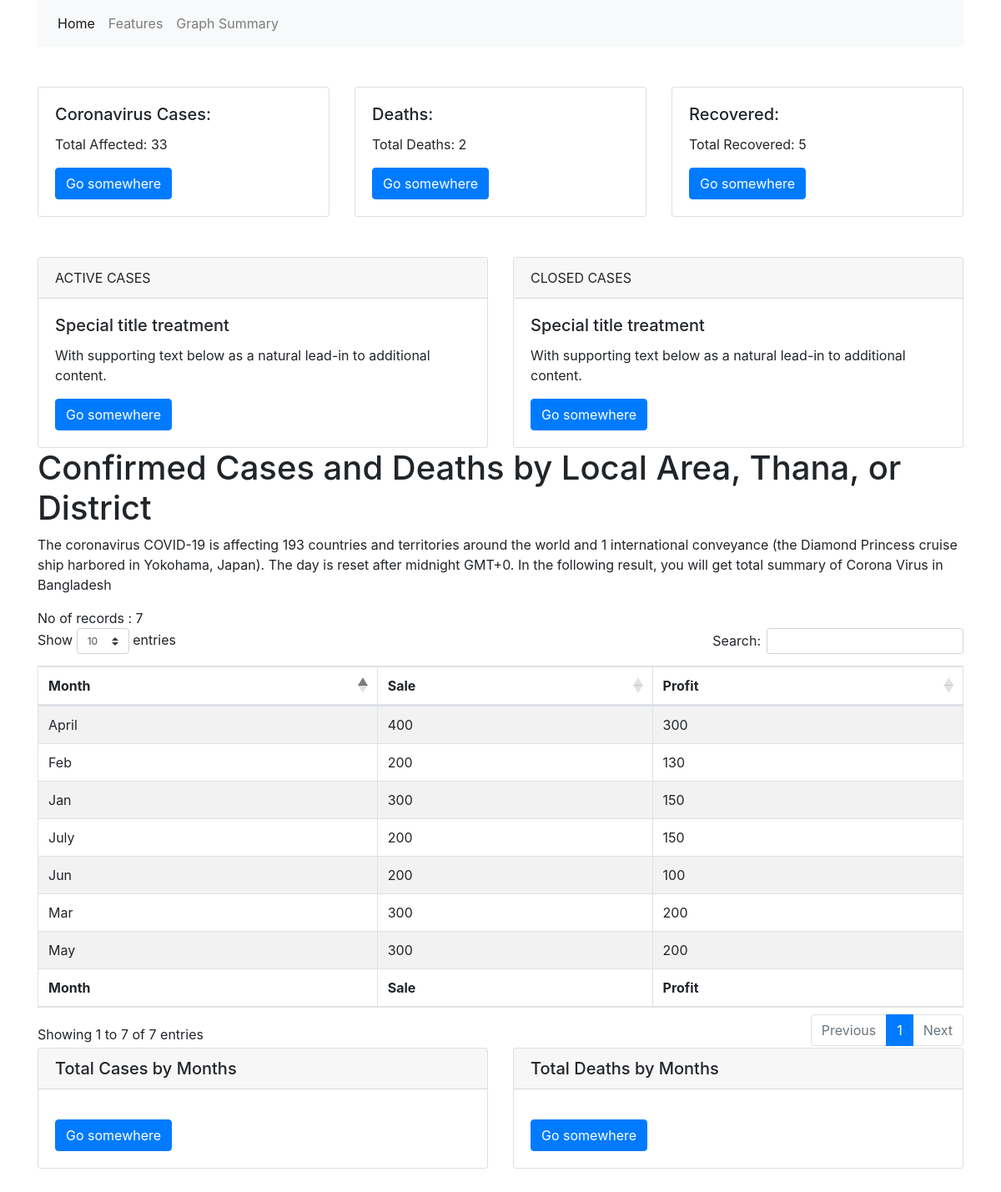
Page /piechart.php on the committed database.
### tables this page shows
CREATE TABLE `chart_data_column` (
  `month` varchar(10) NOT NULL,
  `sale` int(3) NOT NULL,
  `profit` int(3) NOT NULL
);

### piechart.php (the view, shortened to what this page needs)
<html>
<head>
<link rel="stylesheet" type="text/css" href="https://cdnjs.cloudflare.com/ajax/libs/twitter-bootstrap/4.1.3/css/bootstrap.css">
<link rel="stylesheet" type="text/css" href="https://cdn.datatables.net/1.10.20/css/dataTables.bootstrap4.min.css">
</head>
<body >
  <div class="container">
  <nav class="navbar navbar-expand-lg navbar-light bg-light">
  <button class="navbar-toggler" type="button" data-toggle="collapse" data-target="#navbarNavAltMarkup" aria-controls="navbarNavAltMarkup" aria-expanded="false" aria-label="Toggle navigation">
  </button>
  <div class="collapse navbar-collapse" id="navbarNavAltMarkup">
    <div class="navbar-nav">
      <a class="nav-item nav-link active" href="#">Home <span class="sr-only">(current)</span></a>
      <a class="nav-item nav-link" href="#">Features</a>
      <a class="nav-item nav-link" href="#">Graph Summary</a>
    </div>
  </div>
</nav>
<br>
<br>
<div class="row">
  <div class="col-sm-4">
    <div class="card">
      <div class="card-body">
        <h5 class="card-title">Coronavirus Cases:</h5>
        <p class="card-text">Total Affected: 33</p>
        <a href="#" class="btn btn-primary">Go somewhere</a>
      </div>
    </div>
  </div>
  <div class="col-sm-4">
    <div class="card">
      <div class="card-body">
        <h5 class="card-title">Deaths:</h5>
        <p class="card-text">Total Deaths: 2</p>
        <a href="#" class="btn btn-primary">Go somewhere</a>
      </div>
    </div>
  </div>
   <div class="col-sm-4">
    <div class="card">
      <div class="card-body">
        <h5 class="card-title">Recovered:</h5>
        <p class="card-text">Total Recovered: 5</p>
        <a href="#" class="btn btn-primary">Go somewhere</a>
      </div>
    </div>
  </div>
</div>
<br>
<br>
<div class="row">
 <div class="col-sm-6">
<div class="card">
  <div class="card-header">
    ACTIVE CASES
  </div>
  <div class="card-body">
    <h5 class="card-title">Special title treatment</h5>
    <p class="card-text">With supporting text below as a natural lead-in to additional content.</p>
    <a href="#" class="btn btn-primary">Go somewhere</a>
  </div>
</div>
</div>
<div class="col-sm-6">
<div class="card">
  <div class="card-header">
    CLOSED CASES
  </div>
  <div class="card-body">
    <h5 class="card-title">Special title treatment</h5>
    <p class="card-text">With supporting text below as a natural lead-in to additional content.</p>
    <a href="#" class="btn btn-primary">Go somewhere</a>
  </div>
</div>
</div>
</div>
<h1>Confirmed Cases and Deaths by Local Area, Thana, or District</h1>
<p>The coronavirus COVID-19 is affecting 193 countries and territories around the world and 1 international conveyance (the Diamond Princess cruise ship harbored in Yokohama, Japan). The day is reset after midnight GMT+0. In the following result, you will get total summary of Corona Virus in Bangladesh</p>
<?Php
require "config.php";
if($stmt = $connection->query("SELECT month,sale,profit FROM chart_data_column")){
  echo "No of records : ".$stmt->num_rows."<br>";
echo '<table id="example" class="table table-striped table-bordered" style="width:100%">
        <thead>
            <tr>
                <th>Month</th>
                <th>Sale</th>
                <th>Profit</th>
            </tr>
        </thead>
        <tbody>';
        while ($row = $stmt->fetch_row()) {
           echo "<tr>
                <td>$row[0]</td>
                <td>$row[1]</td>
                <td>$row[2]</td>
            </tr>";
     }
           echo' </tbody>
        <tfoot>
            <tr>
                <th>Month</th>
                <th>Sale</th>
                <th>Profit</th>
            </tr>
        </tfoot>
    </table>';
}else{
echo $connection->error;
}
?>
<div class="row">
<div class="col-sm-6">
<div class="card">
  <h5 class="card-header">Total Cases by Months</h5>
  <div class="card-body">
    <a href="#" class="btn btn-primary">Go somewhere</a>
  </div>
</div>
</div>
<div class="col-sm-6">
<div class="card">
  <h5 class="card-header">Total Deaths by Months</h5>
  <div class="card-body">
    <a href="#" class="btn btn-primary">Go somewhere</a>
  </div>
</div>
</div>
</div>
<br><br>
</div>
</body></html>

### rows in the picture
chart_data_column: month "Jan", sale "300", profit "150"
chart_data_column: month "Feb", sale "200", profit "130"
chart_data_column: month "Mar", sale "300", profit "200"
chart_data_column: month "April", sale "400", profit "300"
chart_data_column: month "May", sale "300", profit "200"
chart_data_column: month "Jun", sale "200", profit "100"
chart_data_column: month "July", sale "200", profit "150"

### other values in the picture
$stmt->num_rows "7"
